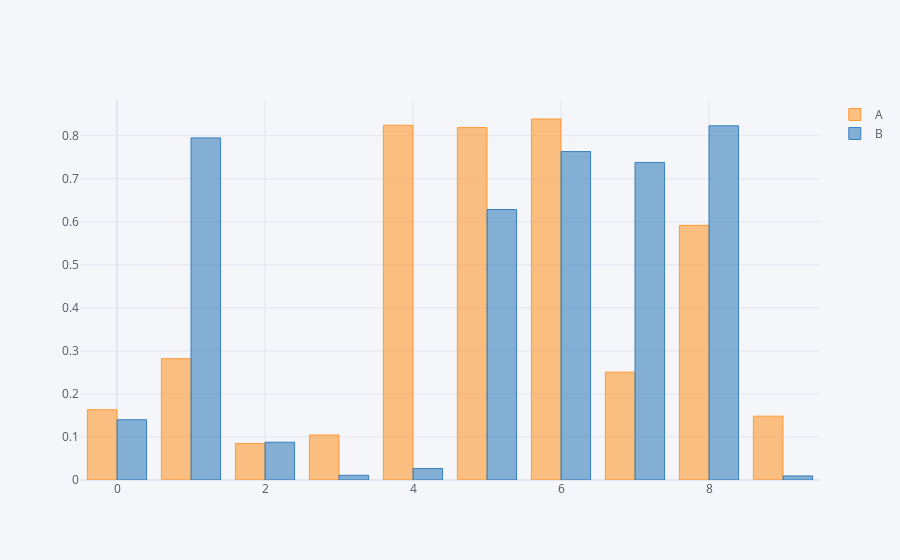

The notebook cell this image was saved under:
### Code cell
df.iplot(kind='bar')

### Figure 1 — Plotly figure (JSON) as saved in the notebook; plotly's stock layout.template omitted (floating-point values rounded to 4 significant figures)
{"data": [{"marker": {"color": "rgba(255, 153, 51, 0.6)", "line": {"color": "rgba(255, 153, 51, 1.0)", "width": 1}}, "name": "A", "orientation": "v", "text": "", "type": "bar", "x": [0, 1, 2, 3, 4, 5, 6, 7, 8, 9], "y": [0.1633, 0.2819, 0.08466, 0.1045, 0.8244, 0.8189, 0.8389, 0.2506, 0.5917, 0.1483]}, {"marker": {"color": "rgba(55, 128, 191, 0.6)", "line": {"color": "rgba(55, 128, 191, 1.0)", "width": 1}}, "name": "B", "orientation": "v", "text": "", "type": "bar", "x": [0, 1, 2, 3, 4, 5, 6, 7, 8, 9], "y": [0.1401, 0.795, 0.08784, 0.01093, 0.02679, 0.6285, 0.7632, 0.738, 0.8231, 0.009416]}], "layout": {"legend": {"bgcolor": "#F5F6F9", "font": {"color": "#4D5663"}}, "paper_bgcolor": "#F5F6F9", "plot_bgcolor": "#F5F6F9", "title": {"font": {"color": "#4D5663"}}, "xaxis": {"gridcolor": "#E1E5ED", "showgrid": true, "tickfont": {"color": "#4D5663"}, "title": {"font": {"color": "#4D5663"}, "text": ""}, "zerolinecolor": "#E1E5ED"}, "yaxis": {"gridcolor": "#E1E5ED", "showgrid": true, "tickfont": {"color": "#4D5663"}, "title": {"font": {"color": "#4D5663"}, "text": ""}, "zerolinecolor": "#E1E5ED"}}}
